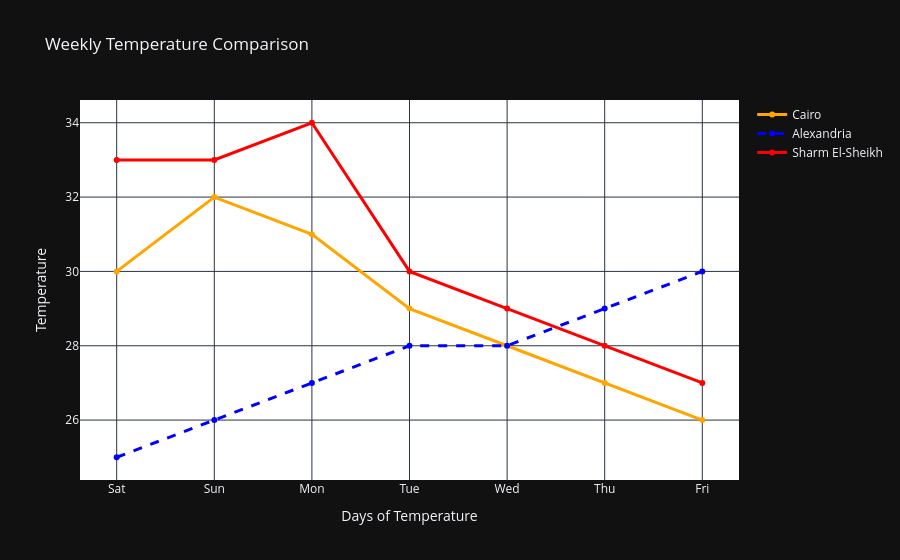

Notebook code for this chart:
### Code cell
fig = go.Figure()
fig.add_trace(go.Scatter(
    x=days,
    y=cairo,
    mode='lines+markers',
    name='Cairo',
    line=dict(color='orange', width=3)
))

fig.add_trace(go.Scatter(
    x=days,
    y=alex,
    mode='lines+markers',
    name='Alexandria',
    line=dict(color='blue', dash= "dash", width=3)
))

fig.add_trace(go.Scatter(
    x=days,
    y=sharm,
    mode='lines+markers',
    name='Sharm El-Sheikh',
    line=dict(color='red', width=3)
))

fig.update_layout(
    title='Weekly Temperature Comparison',
    xaxis_title='Days of Temperature',
    yaxis_title='Temperature',
    hovermode='x unified',
    plot_bgcolor='rgb(255,255,255)',
    # template='plotly_white',
)

### Figure 1 — Plotly figure (JSON) as saved in the notebook; plotly's stock layout.template omitted (floating-point values rounded to 4 significant figures)
{"data": [{"line": {"color": "orange", "width": 3}, "mode": "lines+markers", "name": "Cairo", "x": ["Sat", "Sun", "Mon", "Tue", "Wed", "Thu", "Fri"], "y": [30, 32, 31, 29, 28, 27, 26], "type": "scatter"}, {"line": {"color": "blue", "dash": "dash", "width": 3}, "mode": "lines+markers", "name": "Alexandria", "x": ["Sat", "Sun", "Mon", "Tue", "Wed", "Thu", "Fri"], "y": [25, 26, 27, 28, 28, 29, 30], "type": "scatter"}, {"line": {"color": "red", "width": 3}, "mode": "lines+markers", "name": "Sharm El-Sheikh", "x": ["Sat", "Sun", "Mon", "Tue", "Wed", "Thu", "Fri"], "y": [33, 33, 34, 30, 29, 28, 27], "type": "scatter"}], "layout": {"title": {"text": "Weekly Temperature Comparison"}, "xaxis": {"title": {"text": "Days of Temperature"}}, "yaxis": {"title": {"text": "Temperature"}}, "hovermode": "x unified", "plot_bgcolor": "rgb(255,255,255)"}}
